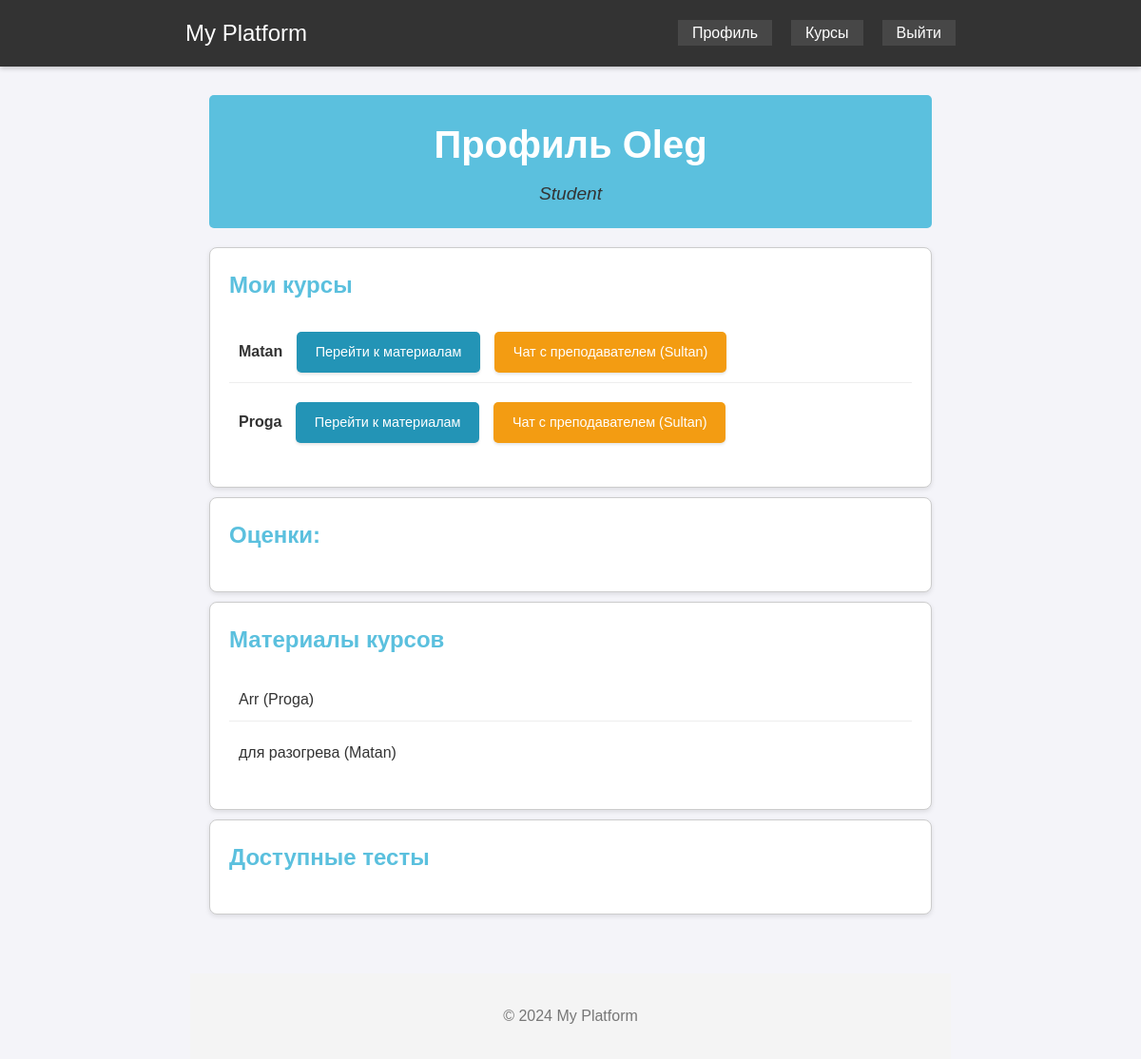
The app's page /profile/ (signed in), older data.
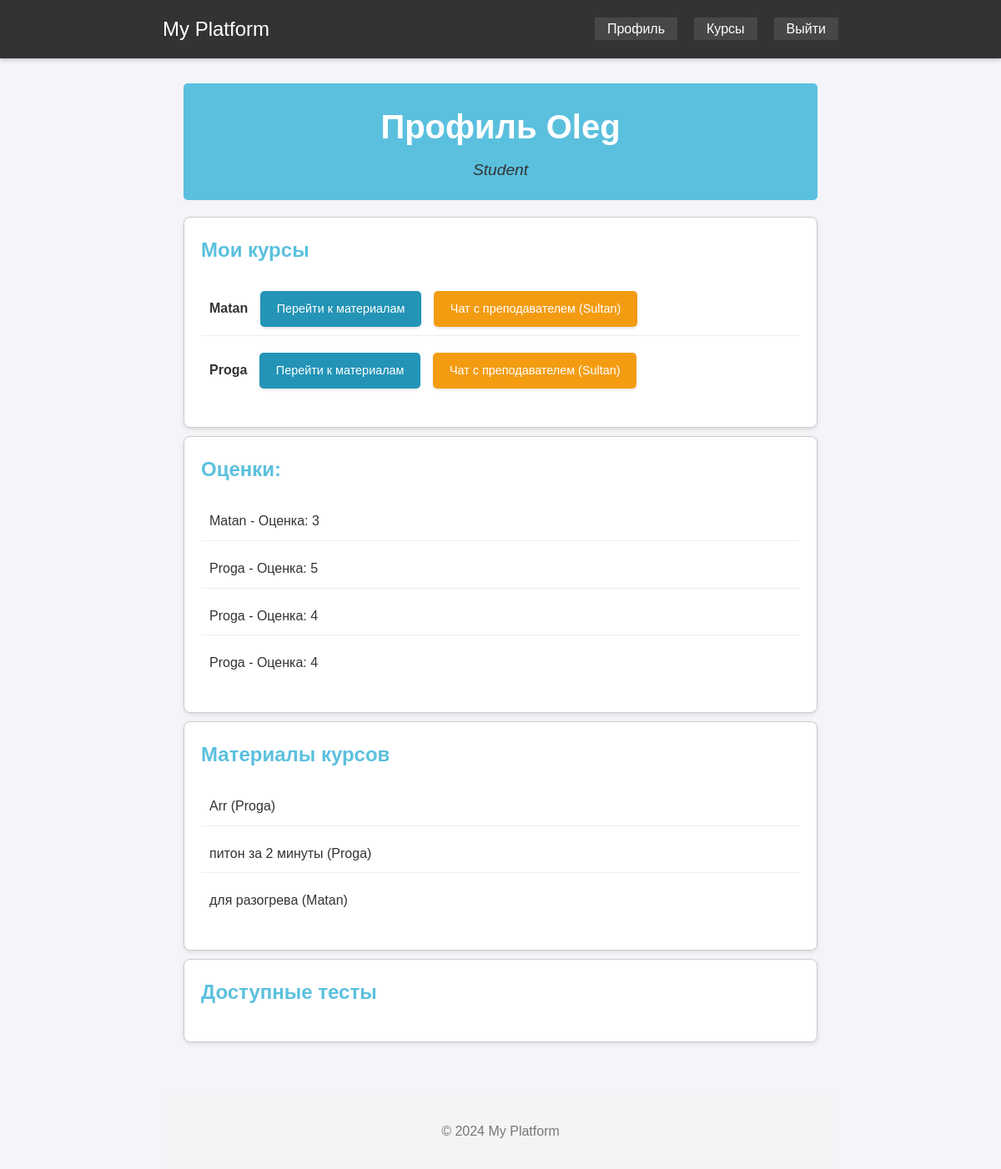
The same page, newer data.
### main/models.py (models this page shows, shortened)
class Users(AbstractUser):
    STUDENT = 'S'
    TEACHER = 'T'
    ROLES = [
        (STUDENT, 'Student'),
        (TEACHER, 'Teacher'),
    ]
    role = models.CharField(choices=ROLES, max_length=1, default=STUDENT)

class Courses(models.Model):
    name = models.CharField(max_length=128, blank=False)
    description = models.TextField(null=True)
    students = models.ManyToManyField(Users)
    teacher = models.ForeignKey(Users, on_delete=models.SET_NULL, null=True, limit_choices_to={'role': Users.TEACHER}, related_name='teacher')

class Materials(models.Model):
    topic = models.CharField(max_length=128)
    name = models.CharField(max_length=128, blank=False)
    text = models.TextField(null=True, blank=True)
    pdf = models.FileField(null=True, blank=True)
    photo = models.ImageField(null=True, blank=True)
    video = models.FileField(null=True, blank=True)
    link = models.TextField(null=True, blank=True)
    course = models.ForeignKey(Courses, on_delete=models.CASCADE, null=True)

class Grades(models.Model):
    grade = models.IntegerField(null=True, blank=True)
    student = models.ForeignKey(Users, on_delete=models.CASCADE)
    course = models.ForeignKey(Courses, on_delete=models.CASCADE)
    time_add = models.DateTimeField(auto_now_add=True)
    class Meta:
        ordering = ['time_add']  # для сортировки по времени

### main/views.py (the view, shortened to what this page needs)
# urls.py: path('profile/', profile_view, name='profile'),
@login_required
def profile_view(request):
    user = request.user
    if user.role == 'S':  # Если студент
        courses = user.courses_set.all().order_by('name')
        progress_data = []
        for course in courses:
            progress = Progress.objects.filter(student=user, course=course).first()
            progress_percentage = progress.progress_percentage if progress else 0
            progress_data.append({
                'course': course,
                'name': course.name,
                'progress_percentage': progress_percentage
            })
        grades = Grades.objects.filter(student=user).order_by('course__name')
        materials = Materials.objects.filter(course__in=courses)
        tests = Test.objects.filter(course__in=courses).order_by('course__name')
        context = {
            'user': user,
            'courses': progress_data,
            'grades': grades,
            'materials': materials,
            'tests': tests,  # Оптимизация названия ключа
        }
    else:
        context = {'user': user}  # Для неопределенной роли
    return render(request, 'profile.html', context)

### templates/profile.html (shortened to what this page needs)
{% extends "base.html" %}
{% block content %}
<!DOCTYPE html>
<html lang="ru">
<head>
    {% load static %}
    <link rel="stylesheet" href="{% static 'css/profile.css' %}">
</head>
<body>
    <div class="profile-header">
        <h1>Профиль {{ user.username }}</h1>
        <p>{{ user.get_role_display }}</p>
    </div>
    {% if user.role == 'S' %}
        <div class="profile-section">
            <h2>Мои курсы</h2>
            <ul>
                {% for course in courses %}
                    <li>
                        <strong>{{ course.name }}</strong>
                        {% if course.course.id %}
                            <a href="{% url 'course_materials' course.course.id %}" class="btn">Перейти к материалам</a>
                            <a href="{% url 'chat' course.course.teacher.id %}" class="btn btn-chat">Чат с преподавателем ({{ course.course.teacher.username }})</a>
                            {% else %}
                            <span class="inactive-course">Курс не активен</span>
                        {% endif %}
                    </li>
                {% endfor %}
            </ul>
        </div>
        <div class="profile-section">
            <h2>Оценки:</h2>
            <ul>
                {% for grade in grades %}
                    <li>{{ grade.course.name }} - Оценка: {{ grade.grade }}</li>
                {% endfor %}
            </ul>
        </div>
        <div class="profile-section">
            <h2>Материалы курсов</h2>
            <ul>
                {% for material in materials %}
                    <li>{{ material.name }} ({{ material.course.name }})</li>
                {% endfor %}
            </ul>
        </div>
        <div class="profile-section">
            <h2>Доступные тесты</h2>
        </div>
    {% endif %}
</body>
</html>
{% endblock %}

### templates/base.html (shortened to what this page needs)
<!DOCTYPE html>
<html lang="ru">
<head>
    {% load static %}
    <link rel="stylesheet" href="{% static 'css/styles.css' %}">
    <link rel="stylesheet" href="{% static 'css/base.css' %}">
    <link rel="stylesheet" href="{% static 'css/chat_styles.css' %}">
</head>
<body>
    <header class="static-header">
        <nav>
            <div class="header-title">My Platform</div>
            <ul class="header-menu">
                <li><a href="{% url 'profile' %}" class="header-link">Профиль</a></li>
                {% if user.role == 'S' %}
                    <li><a href="{% url 'view_courses' %}" class="header-link">Курсы</a></li>
                {% elif user.role == 'T' %}
                    <li><a href="{% url 'manage_courses' %}" class="header-link">Курсы</a></li>
                {% endif %}
                <li><a href="{% url 'logout' %}" class="header-link">Выйти</a></li>
            </ul>
        </nav>
    </header>
    <main>
        {% block content %}{% endblock %}
    </main>
    <footer class="footer">
        <p>&copy; 2024 My Platform</p>
    </footer>
</body>
</html>

### static/css/styles.css (style rules this page uses)
body { font-family: Arial, sans-serif; line-height: 1.6; margin: 0 auto; max-width: 800px; padding: 1em; background-color: #f4f4f9; color: #333; }
h1, h2 { color: #333; }
a { color: #007BFF; text-decoration: none; }
header { background-color: #333; color: white; padding: 1em 0; }
header nav { display: flex; justify-content: space-between; align-items: center; max-width: 1200px; margin: 0 auto; }
header ul { list-style: none; display: flex; gap: 1em; margin: 0; padding: 0; }
header a { color: white; text-decoration: none; }
main { max-width: 1200px; margin: 2em auto; padding: 0 1em; }
.profile-header { text-align: center; background-color: #007BFF; color: white; padding: 20px; margin-bottom: 20px; border-radius: 5px; }
.profile-header h1 { margin: 0; font-size: 2.5em; }
.profile-header p { margin: 0; font-size: 1.2em; font-style: italic; }
.profile-section { background: white; margin: 10px auto; padding: 20px; border: 1px solid #ccc; border-radius: 8px; box-shadow: 0 2px 5px rgba(0, 0, 0, 0.1); }
.profile-section h2 { margin-top: 0; color: #007BFF; }
.profile-section ul { list-style-type: none; padding: 0; }
.profile-section li { margin-bottom: 10px; padding: 10px; border-bottom: 1px solid #eee; }
.profile-section li:last-child { border-bottom: none; }
.btn { display: inline-block; background: #007BFF; color: white; padding: 10px 15px; border-radius: 5px; text-decoration: none; margin-left: 10px; font-size: 0.9em; }
footer { text-align: center; margin-top: 2em; color: #777; }

### static/css/base.css (style rules this page uses)
main { margin-top: 80px; padding: 20px; }
.static-header { position: fixed; top: 0; left: 0; width: 100%; background-color: #333; color: white; z-index: 1000; box-shadow: 0 2px 5px rgba(0, 0, 0, 0.2); padding: 1em 0; }
.header-title { font-size: 1.5em; color: white; text-align: center; margin: auto; }
.header-menu { display: flex; list-style: none; gap: 20px; padding: 0; margin: 0 auto; justify-content: center; }
.header-link { color: white; background-color: #474747; text-decoration: none; padding: 5px 15px; }
.footer { text-align: center; margin-top: 2em; color: #777; padding: 1em 0; background-color: #f4f4f4; }

### static/css/profile.css (style rules this page uses)
body { font-family: Arial, sans-serif; background-color: #f4f4f9; color: #333; line-height: 1.6; margin: 0 auto; padding: 0; }
.profile-header { text-align: center; padding: 20px; background-color: #5bc0de; color: #333; margin-bottom: 20px; }
.profile-header h1 { margin: 0; color: white; font-size: 2.5em; }
.profile-header p { margin: 5px 0 0; font-size: 1.2em; font-style: italic; }
.profile-section { background: white; margin: 10px auto; padding: 20px; border: 1px solid #ccc; border-radius: 8px; box-shadow: 0 2px 5px rgba(0, 0, 0, 0.1); }
.profile-section h2 { margin-top: 0; color: #5bc0de; }
.profile-section ul { list-style-type: none; padding: 0; }
.profile-section li { margin-bottom: 10px; padding: 10px; border-bottom: 1px solid #eee; }
.profile-section li:last-child { border-bottom: none; }
.btn { display: inline-block; background: #2394b6; color: white; padding: 10px 20px; border-radius: 5px; text-decoration: none; margin-left: 10px; font-size: 0.9em; border: none; box-shadow: 0 2px 3px rgba(0, 0, 0, 0.1); transition: background 0.3s ease; }
.btn-chat { background-color: #f39c12; color: white; margin-left: 10px; }

Row changes from the older to the newer data that the page shows:
added Grades: course.name "Matan", grade "3"
added Grades: course.name "Proga", grade "5"
added Grades: course.name "Proga", grade "4"
added Grades: course.name "Proga", grade "4"
added Materials: name "питон за 2 минуты", course.name "Proga"
